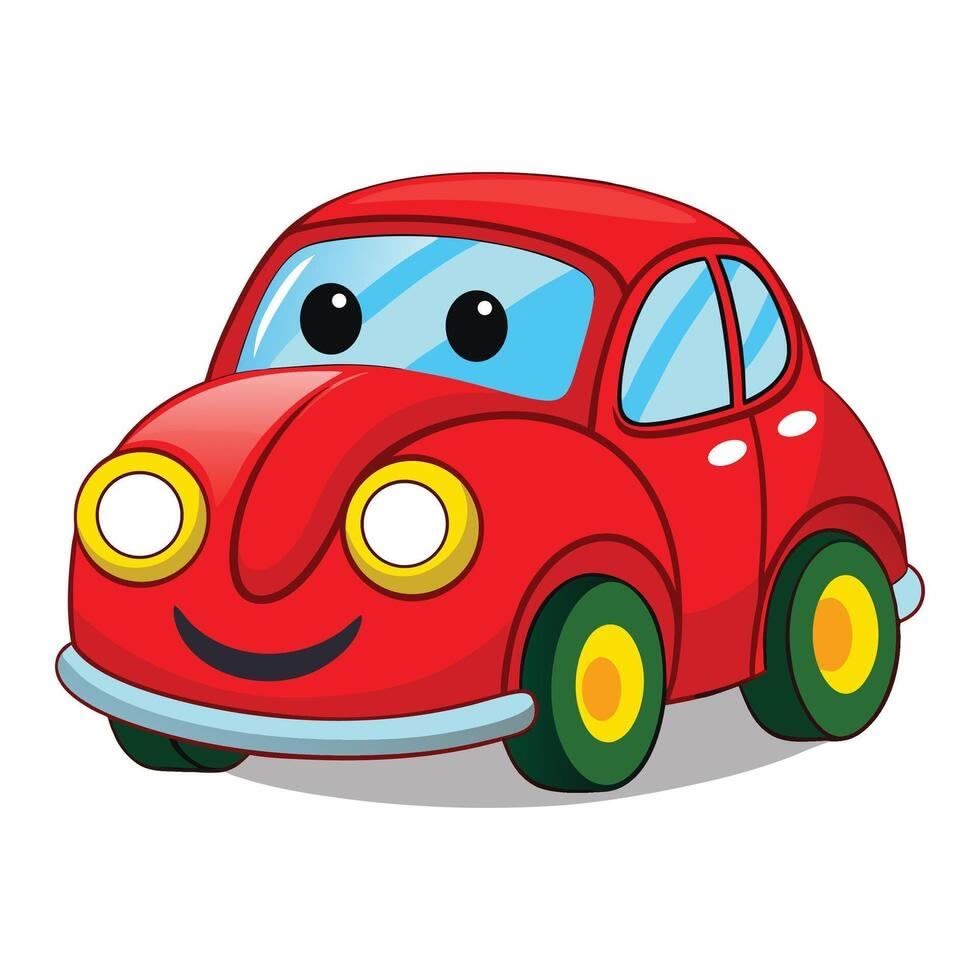
#> input picture assets/image/car.jpg, 980 x 980 px
$ python split_images.py
#> lines starting #> are read from the running program, lines starting #| are printed output that depends on the picture
from PIL import Image
import os

def split_image(input_path, output_left, output_right):
#> called with input_path = 'assets/image/car.jpg', output_left = 'assets/image/car_left.jpg', output_right = 'assets/image/car_right.jpg'
    if not os.path.exists(input_path):
        print(f"File not found: {input_path}")
        return
    img = Image.open(input_path)
#> img is the input picture: PIL image 980x980 RGB; mean R, G, B 219.6, 183.3, 179.9
    width, height = img.size
#> width = 980; height = 980
    mid = width // 2
#> mid = 490
    left = img.crop((0, 0, mid, height))
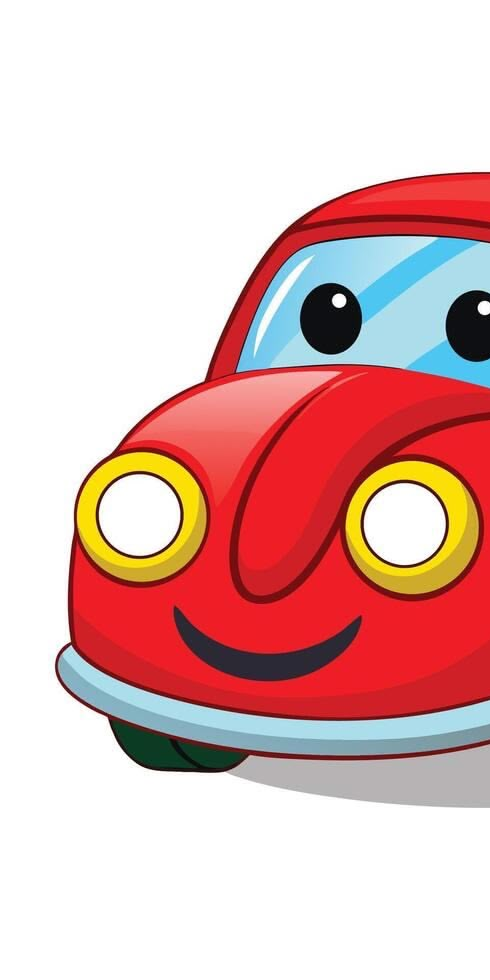
#> left: PIL image 490x980 RGB; mean R, G, B 226.2, 187.1, 184.7
    right = img.crop((mid, 0, width, height))
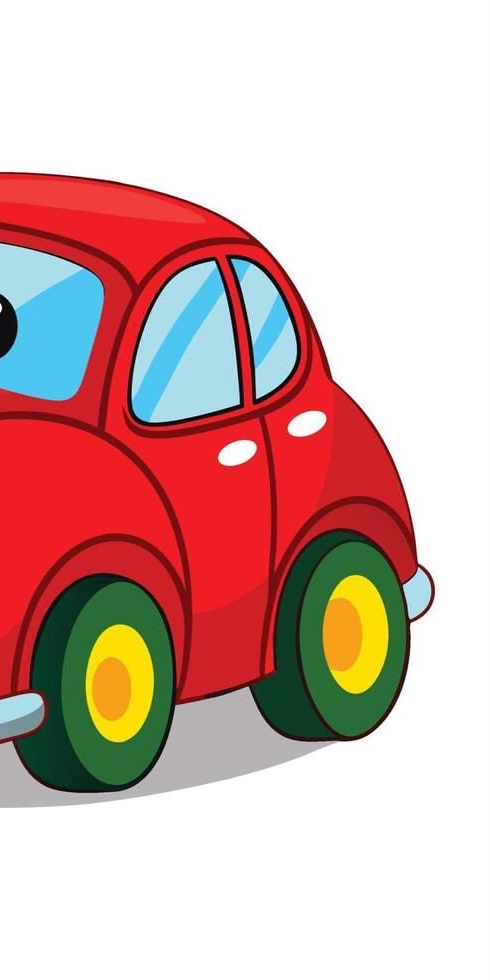
#> right: PIL image 490x980 RGB; mean R, G, B 213.1, 179.4, 175.1
    left.save(output_left)
    right.save(output_right)
    print(f"Saved {output_left} and {output_right}")

split_image('assets/image/car.jpg', 'assets/image/car_left.jpg', 'assets/image/car_right.jpg')
split_image('assets/image/Theplane.jpg', 'assets/image/plane_left.jpg', 'assets/image/plane_right.jpg')
#> call 2 of split_image, with input_path = 'assets/image/Theplane.jpg', output_left = 'assets/image/plane_left.jpg', output_right = 'assets/image/plane_right.jpg'
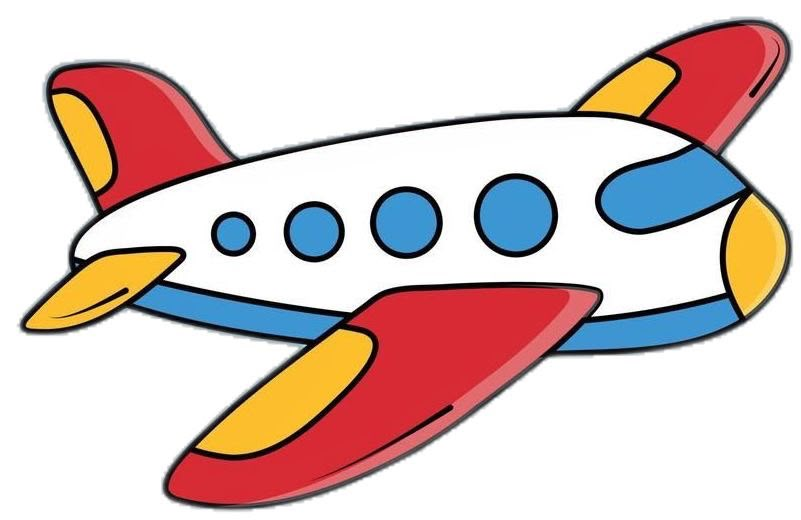
#> input picture assets/image/Theplane.jpg, 801 x 520 px
#> in split_image, img is the input picture: PIL image 801x520 RGB; mean R, G, B 217.9, 197.2, 194.3
#> in split_image (call 2), `left = img.crop((0, 0, mid, height))`:
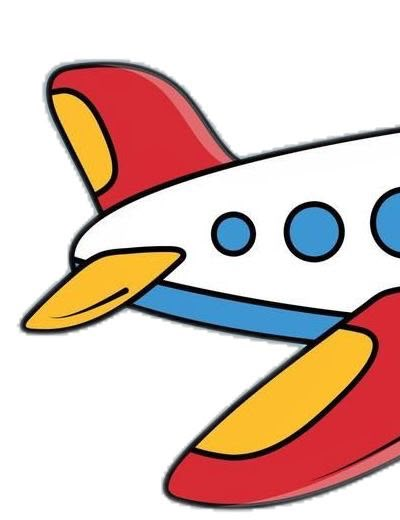
#> left: PIL image 400x520 RGB; mean R, G, B 220.7, 196.8, 189.4
#> in split_image (call 2), `right = img.crop((mid, 0, width, height))`:
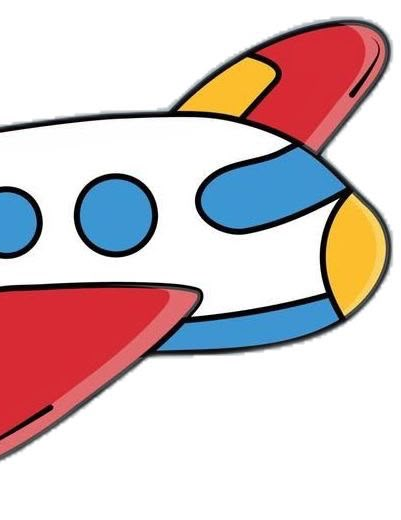
#> right: PIL image 401x520 RGB; mean R, G, B 215, 197.7, 199.1
